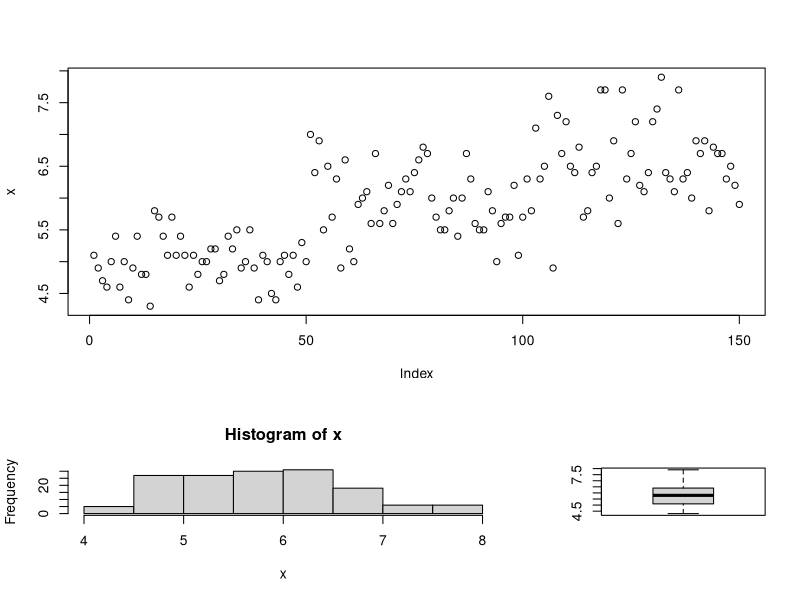
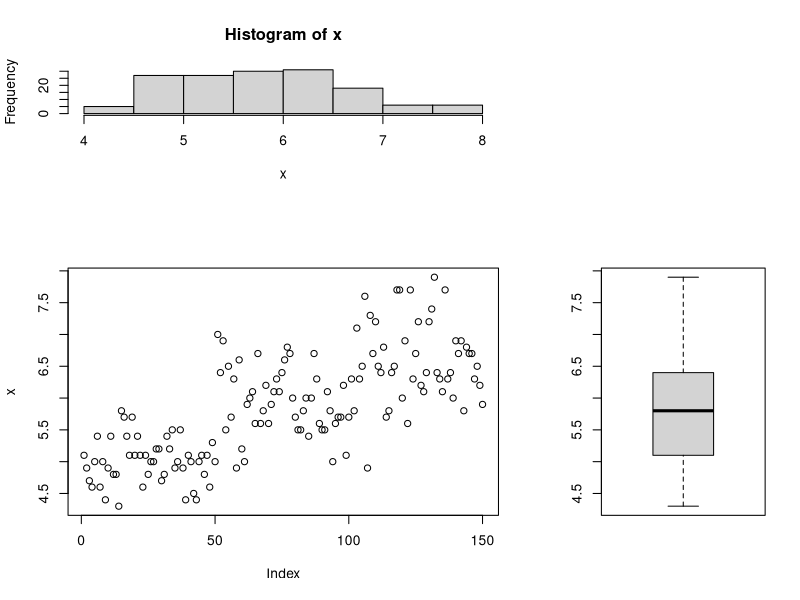
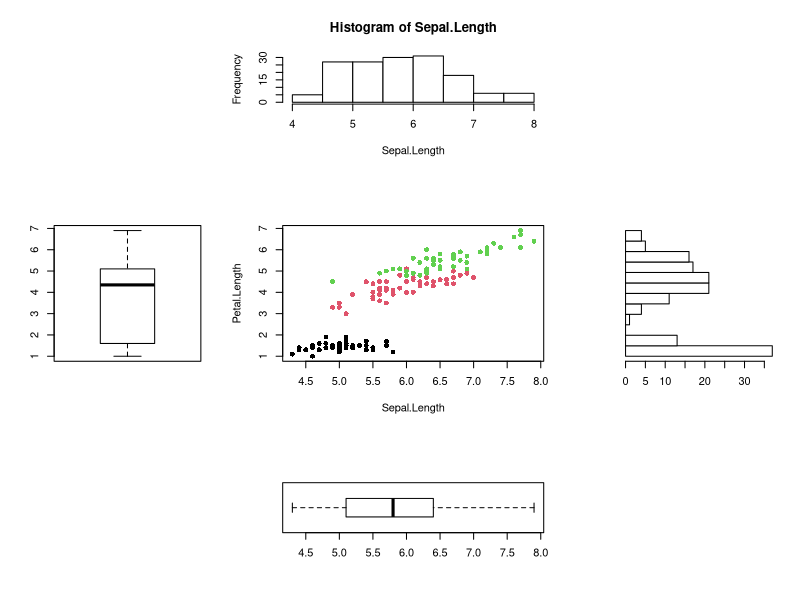
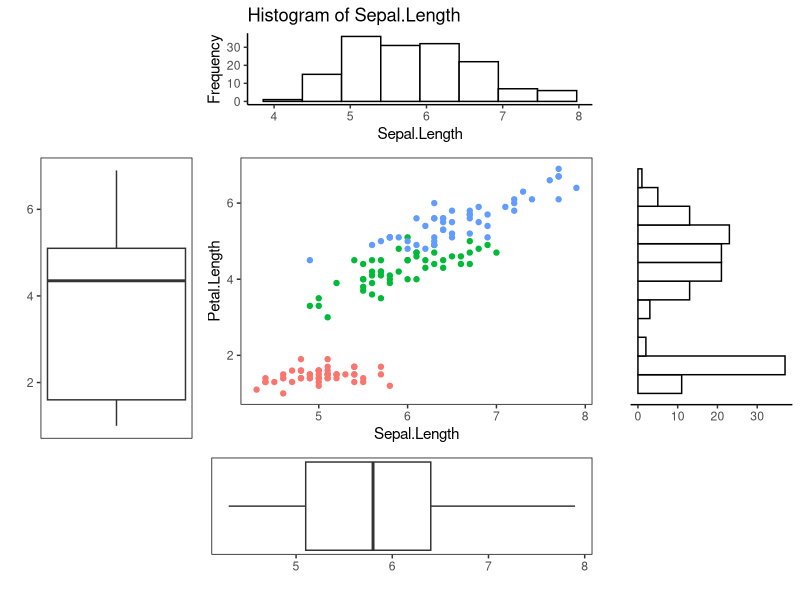
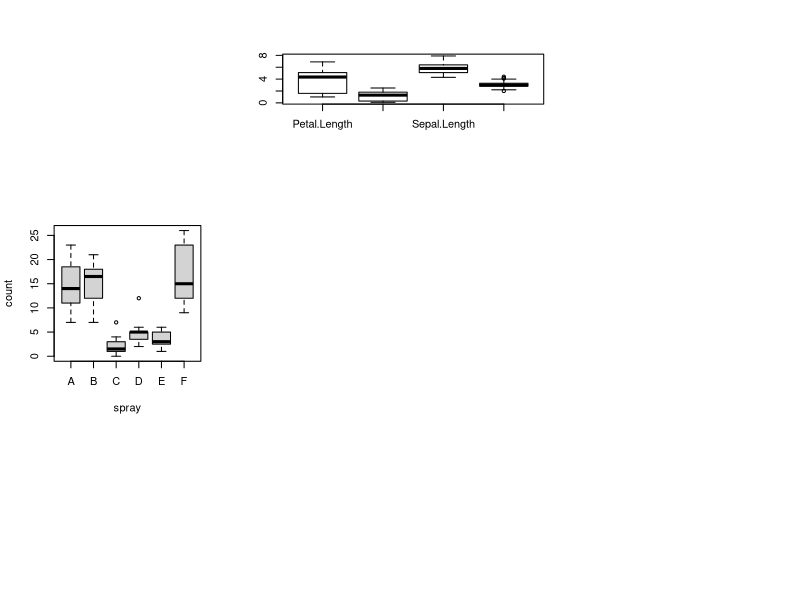
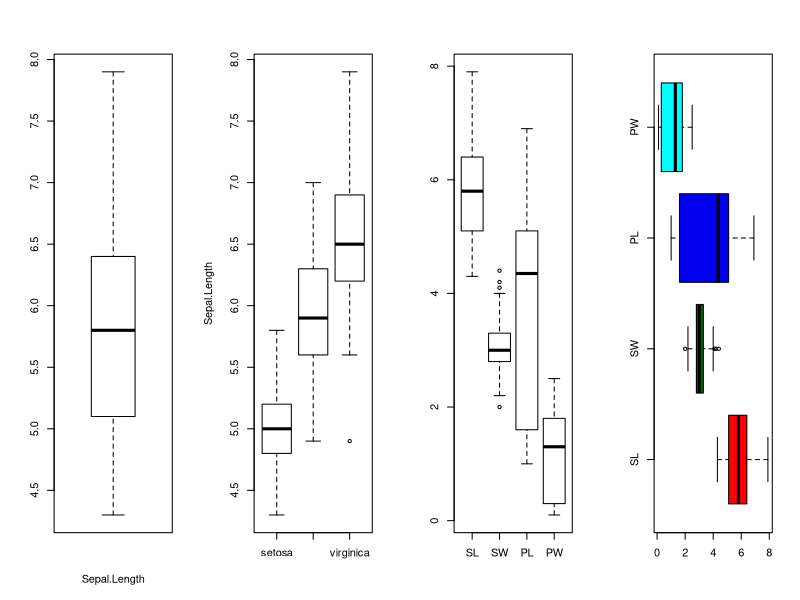

Generate these figures, in order, with R:
## ---- chunk 1
x <- iris$Sepal.Length
mat <- matrix(c(1,2,1,3), 2,2)
layout(mat,widths = c(2,1), heights = c(2,1) )
plot(x)
hist(x)
boxplot(x)
## ---- chunk 2
x <- iris$Sepal.Length
mat <- matrix(c(2,1,0,3), 2,2)
layout(mat,widths = c(2,1), heights = c(1,2))
plot(x)
hist(x)
boxplot(x)
## ---- chunk 3
mat1 <- matrix(c(0,1,0,2,3,4,0,5,0), 3,3)
layout(mat1, widths = c(2,3,2), heights = c(2,3,2))
x <- iris$Petal.Length
y <- iris$Sepal.Length
a <- as.data.frame(x)
boxplot(x, col = "white")
hist(y, col = "white",
     main = "Histogram of Sepal.Length",
     xlab = "Sepal.Length",
     ylab = "Frequency")
plot(y,x, xlab="Sepal.Length", ylab = "Petal.Length", col = iris$Species, pch = 16)
boxplot(y, horizontal = TRUE, col = "white")
#https://stackoverflow.com/questions/11022675/rotate-histogram-in-r-or-overlay-a-density-in-a-barplot
# 我們只想要圖片的counts，不希望看到圖，設定plot = F
k <- hist(iris$Petal.Length, plot = F) 
barplot(k$counts, axes=TRUE, xlim=c(0, max(k$counts,iris$Sepal.Length)),
        space=0, # 讓bar的間距 = 0，看起來會像histogram
        horiz=TRUE, col = "white")

## ---- chunk 4
library(ggplot2)
# ggplot把圖表命名後，就不會顯示了
a <- ggplot(iris,aes(x = Petal.Length)) + 
  geom_boxplot() + coord_flip() + xlab("") +
    theme(
   panel.background = element_rect(fill = "white" , color = "black"),
    panel.grid.major = element_blank(),
    panel.grid.minor = element_blank(),
    axis.ticks.x.bottom = element_blank(),
    axis.text.x.bottom =  element_blank())  

b <- ggplot(iris,aes(x = Sepal.Length))+
  geom_histogram(fill="white",color="black", bins = 8) + 
  ylab("Frequency") + xlab("Sepal.Length") + theme_bw() +
  ggtitle("Histogram of Sepal.Length") +
  theme(
     plot.background = element_blank(),
     panel.grid.major = element_blank(),
     panel.grid.minor = element_blank(),
     panel.border = element_blank(),
    axis.line.y.left = element_line(),
    axis.line.x.bottom = element_line()) 

c <- ggplot(iris, aes(x= Sepal.Length, y = Petal.Length, color = Species)) + 
  geom_point() +
  theme(
   panel.background = element_rect(fill = "white" , color = "black"),
    panel.grid.major = element_blank(),
    panel.grid.minor = element_blank(),
   legend.position = "none")

d <- ggplot(iris,aes(x = Sepal.Length)) + 
  geom_boxplot() + xlab("") +
    theme(
   panel.background = element_rect(fill = "white" , color = "black"),
    panel.grid.major = element_blank(),
    panel.grid.minor = element_blank(),
    axis.ticks.y.left = element_blank(),
    axis.text.y.left =  element_blank())  

e <- ggplot(iris,aes(x = Petal.Length))+
  geom_histogram(fill="white",color="black", bins = 12) + 
  coord_flip() + 
  ylab("") + xlab("") + theme_bw() +
  theme(axis.line.x.bottom = element_line(),
   axis.line.y.left = element_blank(),
     plot.background = element_blank(),
     panel.grid.major = element_blank(),
     panel.grid.minor = element_blank(),
     panel.border = element_blank(),
     axis.ticks.y.left = element_blank(),
     axis.text.y.left =  element_blank()) 
library(cowplot)
plot_grid(NULL, b , NULL, a,c,e,NULL, d, NULL, 
          rel_widths = c(1,2,1),
          rel_heights = c(1,2,1),
          nrow = 3)
## ---- chunk 5
boxplot(count ~ spray, data = InsectSprays, 
        col = "lightgray")
boxplot(iris[,c(3,4,1,2)], col = "white") # 對每一行變數畫盒狀圖，合併在一張圖中
## ---- chunk 6
colnames(iris) <- c("SL", "SW", "PL", "PW", "Species")
par(mfrow = c(1,4))
boxplot(iris$SL, col = "white", xlab = "Sepal.Length")
boxplot(iris$SL ~ iris$Species, col = "white", ylab = "Sepal.Length", xlab = "")
boxplot(iris[,c(1,2,3,4)], col = "white")
boxplot(iris[,c(1,2,3,4)], horizontal = T, col = c("red","darkgreen" , "blue2", "cyan"))
